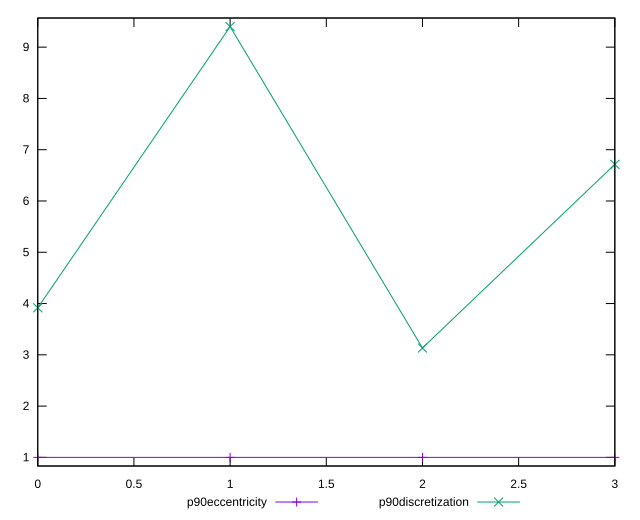

Recreate this plot in gnuplot.
reset

$p90Eccentricity <<EOF
0 0.9999999999999989
1 1.0000000000000016
2 1.0000000000000002
3 1.0000000000000004
EOF

$p90Discretization <<EOF
0 3.9166666666666665
1 9.4
2 3.1333333333333333
3 6.714285714285714
EOF

set key outside below
set xrange [0:3]
set yrange [0.8319999999999989:9.568]
set trange [0.8319999999999989:9.568]
set terminal svg size 640, 520 enhanced background rgb 'white'
set output "reports/report_00033_2021-03-01T14-23-16.841Z/render-blocking-resources/progression/eccentricity.svg"

plot $p90Eccentricity title "p90eccentricity" with linespoints, \
     $p90Discretization title "p90discretization" with linespoints

reset
